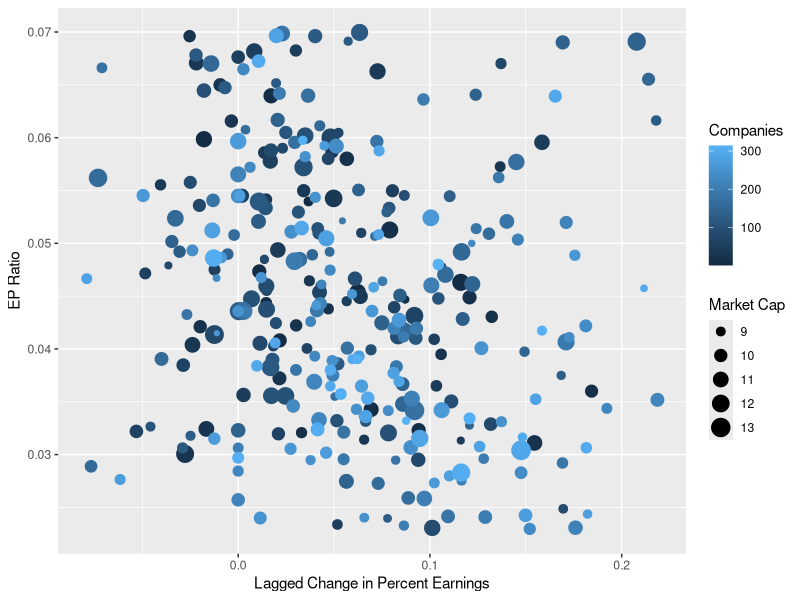

Reproduce this figure in R.
library("readxl")
snp = read_excel("PE vs MV.xlsx")
snp = snp[complete.cases(snp),]

#EP calculating --------------------------------------------------
com = length(unique(snp$`Ticker Symbol`))
n = length(snp$`Data Year - Fiscal`)
temp = c()
EP = c() #matrix(0,nrow = 1, ncol = com)
for (i in 1:(n-1))
{
  if (snp$`Company Name`[i] == snp$`Company Name`[i+1]){
    temp = append(temp,snp$`Earnings Per Share (Basic) - Excluding Extraordinary Items`[i]/snp$`Price Close - Annual - Fiscal`[i])
  } else if (snp$`Company Name`[i] != snp$`Company Name`[i+1]){
    temp = append(temp,snp$`Earnings Per Share (Basic) - Excluding Extraordinary Items`[i]/snp$`Price Close - Annual - Fiscal`[i])
    EP = c(EP,mean(temp))
    temp = c()
  }
}
EP = c(EP,mean(append(temp,snp$`Earnings Per Share (Basic) - Excluding Extraordinary Items`[i+1]/snp$`Price Close - Annual - Fiscal`[i+1])))
#make change if the last 2 observations belongs to 2 different companies

#percentage change calculating ------------------------------------
temp = c()
delta = c()
j = 1
for (i in 1:(n-1))
{
  if (snp$`Company Name`[i] == snp$`Company Name`[i+1]){
    temp = append(temp,snp$`Earnings Before Interest and Taxes`[i+1]/snp$`Earnings Before Interest and Taxes`[i] - 1)
  } else if (snp$`Company Name`[i] != snp$`Company Name`[i+1]){
    temp = append(temp,snp$`Earnings Before Interest and Taxes`[i]/snp$`Earnings Before Interest and Taxes`[i] - 1)
    delta = c(delta,mean(temp))
    temp = c()
    j = j + 1
  }
}
delta = c(delta,mean(temp))

#market cap avg calculating ------------------------------------
temp = c()
mcap = c()
j = 1
for (i in 1:(n-1))
{
  if (snp$`Company Name`[i] == snp$`Company Name`[i+1]){
    temp = append(temp,log(snp$`Market Value - Total - Fiscal`[i]))
  } else if (snp$`Company Name`[i] != snp$`Company Name`[i+1]){
    temp = append(temp,log(snp$`Market Value - Total - Fiscal`[i]))
    mcap = c(mcap,mean(temp))
    temp = c()
    j = j + 1
  }
}
mcap = c(mcap,mean(append(temp,log(snp$`Market Value - Total - Fiscal`[i+1]))))

#combine---------------------------------------------------------
All = data.frame(EP,delta,mcap)
interval1 = quantile(All$delta, probs = seq(0,1,0.01))
ready = All[which(All$delta >= interval1[11]),]
ready = ready[which(ready$delta <= interval1[length(interval1)-10]),]
interval2 = quantile(ready$EP, probs = seq(0,1,0.01))
ready = ready[which(ready$EP >= interval2[11]),]
ready = ready[which(ready$EP <= interval2[length(interval1)-10]),]
names(ready) = c("EP Ratio","Lagged Change in Percent Earnings",
                 "Market Cap")

#ggplot ---------------------------------------------------------
library("ggplot2")
Companies = c(1:length(ready$EP))
ggplot(ready, aes(x = `Lagged Change in Percent Earnings`,
                  y = `EP Ratio`)) + 
  geom_point(aes(size = `Market Cap`, color = Companies))

summary(ready)
